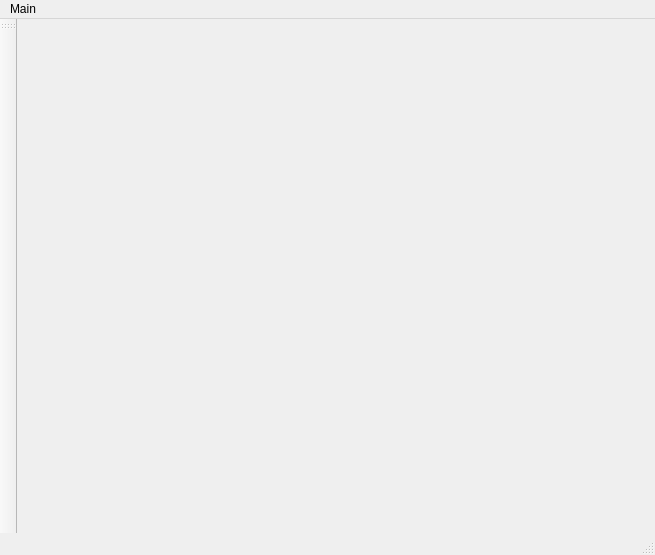
<?xml version="1.0" encoding="UTF-8"?>
<ui version="4.0">
 <class>MainWindow</class>
 <widget class="QMainWindow" name="MainWindow">
  <property name="geometry">
   <rect>
    <x>0</x>
    <y>0</y>
    <width>655</width>
    <height>555</height>
   </rect>
  </property>
  <property name="windowTitle">
   <string>MainWindow</string>
  </property>
  <widget class="QWidget" name="centralWidget"/>
  <widget class="QMenuBar" name="menuBar">
   <property name="geometry">
    <rect>
     <x>0</x>
     <y>0</y>
     <width>655</width>
     <height>21</height>
    </rect>
   </property>
   <widget class="QMenu" name="menuMain">
    <property name="title">
     <string>Main</string>
    </property>
   </widget>
   <addaction name="menuMain"/>
  </widget>
  <widget class="QToolBar" name="mainToolBar">
   <attribute name="toolBarArea">
    <enum>LeftToolBarArea</enum>
   </attribute>
   <attribute name="toolBarBreak">
    <bool>false</bool>
   </attribute>
  </widget>
  <widget class="QStatusBar" name="statusBar"/>
 </widget>
 <layoutdefault spacing="6" margin="11"/>
 <resources/>
 <connections/>
</ui>
